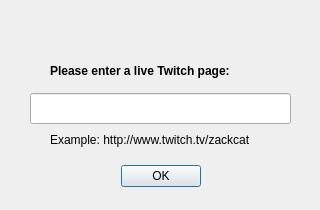
<?xml version="1.0" encoding="UTF-8"?>
<ui version="4.0">
 <class>Twiccian</class>
 <widget class="QDialog" name="Twiccian">
  <property name="enabled">
   <bool>true</bool>
  </property>
  <property name="geometry">
   <rect>
    <x>0</x>
    <y>0</y>
    <width>320</width>
    <height>210</height>
   </rect>
  </property>
  <property name="windowTitle">
   <string>Dialog</string>
  </property>
  <widget class="QDialogButtonBox" name="buttonBox">
   <property name="geometry">
    <rect>
     <x>10</x>
     <y>160</y>
     <width>301</width>
     <height>32</height>
    </rect>
   </property>
   <property name="orientation">
    <enum>Qt::Horizontal</enum>
   </property>
   <property name="standardButtons">
    <set>QDialogButtonBox::Ok</set>
   </property>
   <property name="centerButtons">
    <bool>true</bool>
   </property>
  </widget>
  <widget class="QLineEdit" name="lineEdit">
   <property name="geometry">
    <rect>
     <x>30</x>
     <y>93</y>
     <width>261</width>
     <height>31</height>
    </rect>
   </property>
  </widget>
  <widget class="QLabel" name="label">
   <property name="geometry">
    <rect>
     <x>50</x>
     <y>60</y>
     <width>221</width>
     <height>21</height>
    </rect>
   </property>
   <property name="font">
    <font>
     <weight>75</weight>
     <bold>true</bold>
    </font>
   </property>
   <property name="text">
    <string>Please enter a live Twitch page:</string>
   </property>
  </widget>
  <widget class="QLabel" name="label_2">
   <property name="geometry">
    <rect>
     <x>50</x>
     <y>130</y>
     <width>251</width>
     <height>20</height>
    </rect>
   </property>
   <property name="text">
    <string>Example: http://www.twitch.tv/zackcat</string>
   </property>
  </widget>
 </widget>
 <resources/>
 <connections>
  <connection>
   <sender>buttonBox</sender>
   <signal>accepted()</signal>
   <receiver>Twiccian</receiver>
   <slot>accept()</slot>
   <hints>
    <hint type="sourcelabel">
     <x>248</x>
     <y>254</y>
    </hint>
    <hint type="destinationlabel">
     <x>157</x>
     <y>274</y>
    </hint>
   </hints>
  </connection>
  <connection>
   <sender>buttonBox</sender>
   <signal>rejected()</signal>
   <receiver>Twiccian</receiver>
   <slot>reject()</slot>
   <hints>
    <hint type="sourcelabel">
     <x>316</x>
     <y>260</y>
    </hint>
    <hint type="destinationlabel">
     <x>286</x>
     <y>274</y>
    </hint>
   </hints>
  </connection>
 </connections>
</ui>
